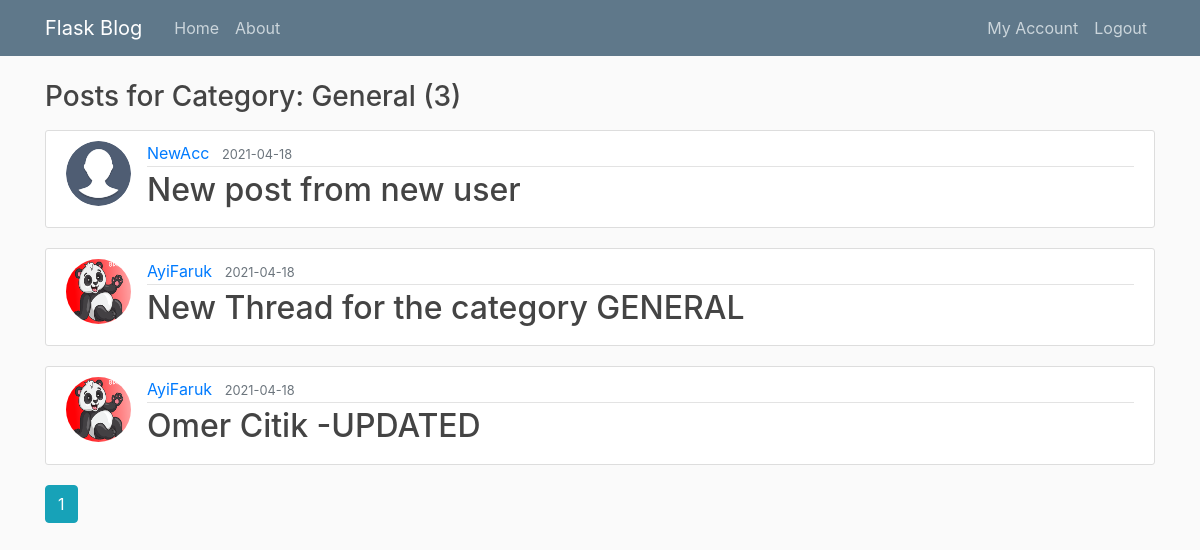
The page /post/filter/1 (signed in) on the database its author committed.
### app/models.py (models this page shows, shortened)
class Category(db.Model):
    id = db.Column(db.Integer, primary_key=True)
    category = db.Column(db.String(100), nullable=False)
    post= db.relationship('Post', backref='category', lazy=True)

class Post(db.Model):
    id = db.Column(db.Integer, primary_key=True)
    title = db.Column(db.String(100), nullable=False)
    date_posted = db.Column(db.DateTime, nullable=False, default=datetime.utcnow)
    content = db.Column(db.Text, nullable=False)
    user_id = db.Column(db.Integer, db.ForeignKey('user.id'), nullable=False)
    comments=  db.relationship('Comment', backref='thread', lazy=True)
    category_id = db.Column(db.Integer, db.ForeignKey('category.id'), nullable=False)

class User(db.Model, UserMixin):
    id = db.Column(db.Integer, primary_key=True)
    username = db.Column(db.String(20), unique=True, nullable=False)
    email = db.Column(db.String(120), unique=True, nullable=False)
    password = db.Column(db.String(120), nullable=False)
    image_file = db.Column(db.String(20), nullable=False, default='default.jpg')
    posts=  db.relationship('Post', backref='author', lazy=True)
    comments=  db.relationship('Comment', backref='authorCom', lazy=True)

### app/posts/routes.py (the view)
@posts.route("/post/filter/<int:category>")
def filter_posts(category):
    page = request.args.get('page', 1, type=int)
    category = Category.query.get_or_404(category)   # Get the Post or return 404 if post not exist
    posts = Post.query.filter_by(category=category)\
        .order_by(Post.date_posted.desc())\
        .paginate(page=page, per_page=5)
    return render_template('filter_posts.html', posts=posts, category=category)

### app/models.py (called while the page is built)
@login_manager.user_loader
def load_user(user_id):
    return User.query.get(int(user_id))

### app/templates/filter_posts.html
{% extends "layout2.html" %}
{% block content %}
    <h3 class="mb-3">Posts for Category: {{ category.category }} ({{ posts.total }})</h3>
    {% for post in posts.items %}
        <article class="media content-section">
          <img class="rounded-circle article-img" src="{{ url_for('static', filename='profile_pics/' + post.author.image_file) }}">
          <div class="media-body">
            <div class="article-metadata">
              <a class="mr-2" href="{{ url_for('users.account_user', userid=post.author.id) }}">{{ post.author.username }}</a>
              <small class="text-muted">{{ post.date_posted.strftime('%Y-%m-%d') }}</small>
            </div>
            <h2><a class="article-title" href="{{ url_for('posts.post', post_id=post.id) }}">{{ post.title }}</a></h2>
          </div>
        </article>
    {% endfor %}
    {% for page_num in posts.iter_pages(left_edge=1, right_edge=1, left_current=1, right_current=2) %}
      {% if page_num %}
        {% if posts.page == page_num %}
          <a class="btn btn-info mb-4" href="{{ url_for('posts.filter_posts', category=category.id, page=page_num) }}">{{ page_num }}</a>
        {% else %}
          <a class="btn btn-outline-info mb-4" href="{{ url_for('posts.filter_posts', category=category.id, page=page_num) }}">{{ page_num }}</a>
        {% endif %}
      {% else %}
        ...
      {% endif %}
    {% endfor %}
{% endblock content %}

### app/static/style/main.css (style rules this page uses)
body { background: #fafafa; color: #333333; margin-top: 5rem; }
h1, h2, h3, h4, h5, h6 { color: #444444; }
.content-section { background: #ffffff; padding: 10px 20px; border: 1px solid #dddddd; border-radius: 3px; margin-bottom: 20px; }
.article-title { color: #444444; }
.article-img { height: 65px; width: 65px; margin-right: 16px; }
.article-metadata { padding-bottom: 1px; margin-bottom: 4px; border-bottom: 1px solid #e3e3e3 }

### rows shown on the page
Category: category "General"
Post: image_file (picture), author.username "NewAcc", date_posted "2021-04-18", title "New post from new user"
Post: image_file (placeholder picture), author.username "AyiFaruk", date_posted "2021-04-18", title "New Thread for the category GENERAL"
Post: image_file (placeholder picture), author.username "AyiFaruk", date_posted "2021-04-18", title "Omer Citik -UPDATED"

### other values the page prints
{{ posts.total }} "3"
{{ page_num }} "1"
